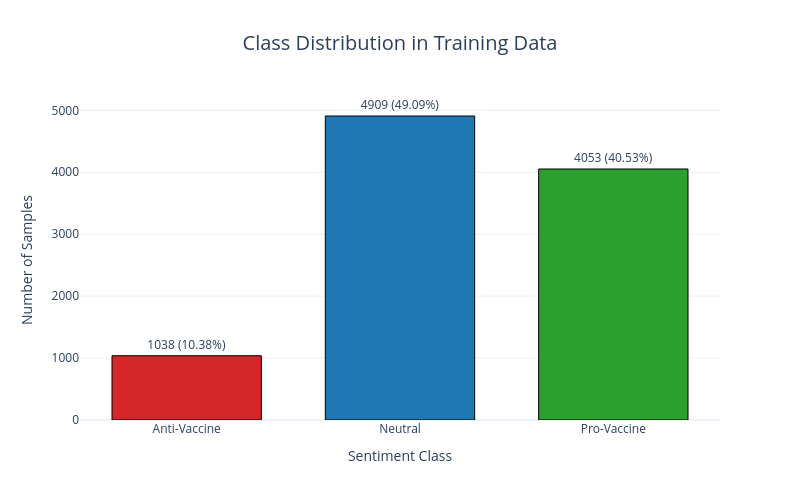

This figure's notebook cell:
### Code cell
# visualize label distribution
# Map numeric labels to readable names
label_mapping = {
    -1: "Anti-Vaccine",
     0: "Neutral",
     1: "Pro-Vaccine"
}

# Prepare data
class_counts = train['label'].value_counts().sort_index()
total_samples = len(train['label'])

df_plot = pd.DataFrame({
    "Label": class_counts.index,
    "Count": class_counts.values
})

df_plot["Percentage"] = (df_plot["Count"] / total_samples) * 100
df_plot["Class Name"] = df_plot["Label"].map(label_mapping)

# Create interactive bar chart
fig = go.Figure()

fig.add_trace(go.Bar(
    x=df_plot["Class Name"],
    y=df_plot["Count"],
    text=[f"{c} ({p:.2f}%)" for c, p in zip(df_plot["Count"], df_plot["Percentage"])],
    textposition="outside",
    hovertemplate=
        "<b>%{x}</b><br>" +
        "Count: %{y}<br>" +
        "Percentage: %{customdata:.2f}%<extra></extra>",
    customdata=df_plot["Percentage"],
    marker=dict(
        color=["#d62728", "#1f77b4", "#2ca02c"],  # red, blue, green
        line=dict(color="black", width=1)
    )
))

# Layout customization
fig.update_layout(
    title={
        "text": "Class Distribution in Training Data",
        "x": 0.5,
        "xanchor": "center",
        "font": dict(size=20)
    },
    xaxis_title="Sentiment Class",
    yaxis_title="Number of Samples",
    template="plotly_white",
    hovermode="x unified",
    bargap=0.3,
    width=800,
    height=500
)

fig.show()

### Figure 1 — Plotly figure (JSON) as saved in the notebook; plotly's stock layout.template omitted (floating-point values rounded to 4 significant figures)
{"data": [{"customdata": [10.38, 49.09, 40.53], "hovertemplate": "<b>%{x}</b><br>Count: %{y}<br>Percentage: %{customdata:.2f}%<extra></extra>", "marker": {"color": ["#d62728", "#1f77b4", "#2ca02c"], "line": {"color": "black", "width": 1}}, "text": ["1038 (10.38%)", "4909 (49.09%)", "4053 (40.53%)"], "textposition": "outside", "type": "bar", "x": ["Anti-Vaccine", "Neutral", "Pro-Vaccine"], "y": [1038, 4909, 4053]}], "layout": {"bargap": 0.3, "height": 500, "hovermode": "x unified", "title": {"font": {"size": 20}, "text": "Class Distribution in Training Data", "x": 0.5, "xanchor": "center"}, "width": 800, "xaxis": {"title": {"text": "Sentiment Class"}}, "yaxis": {"title": {"text": "Number of Samples"}}}}
